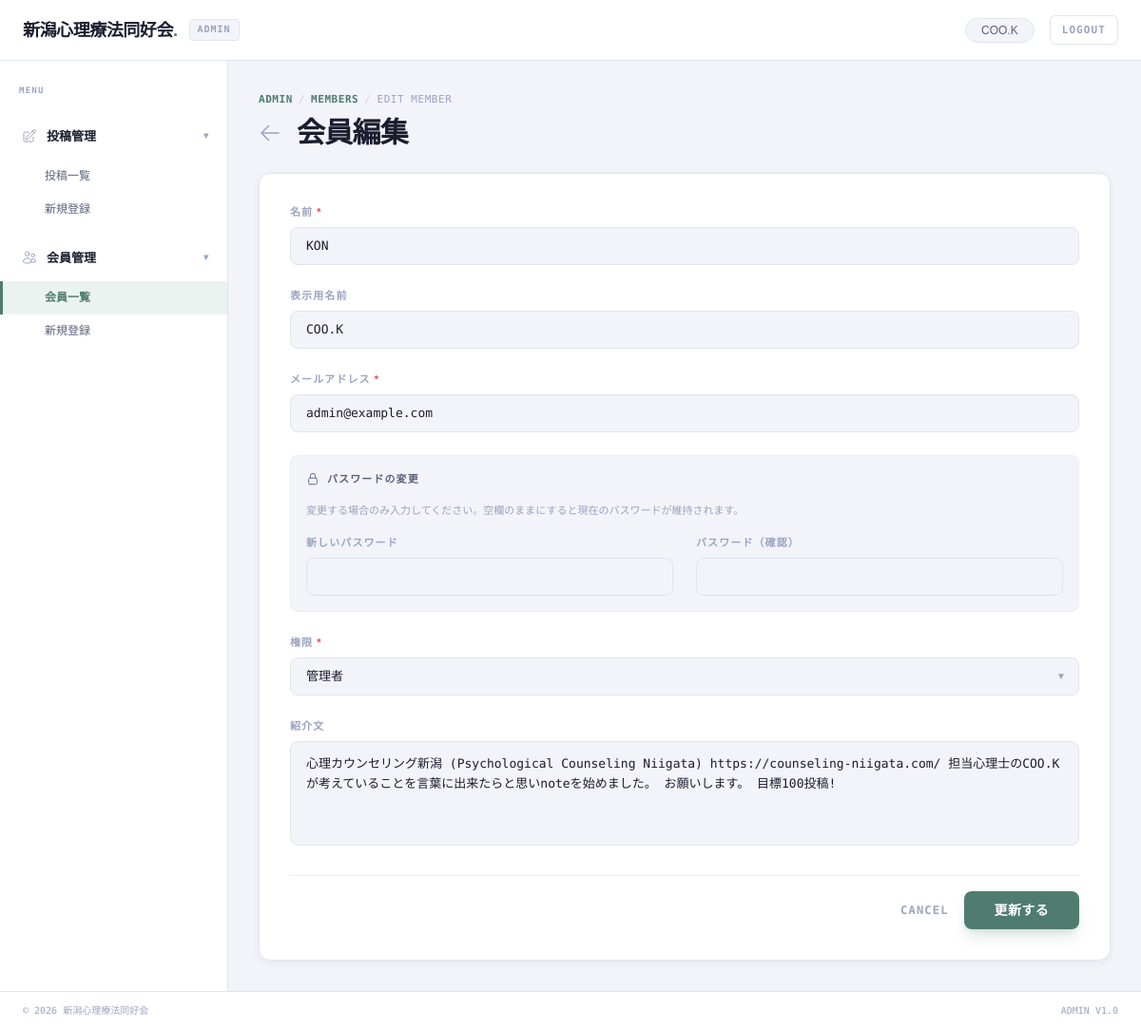
Page /admin/users/1/edit (signed in) on the committed database.
### app/models.py (models this page shows, shortened)
class User(db.Model, UserMixin):
    __tablename__ = 'users'
    id = db.Column(db.Integer, primary_key=True, autoincrement=True)
    name = db.Column(db.Text, nullable=False)
    display_name = db.Column(db.Text, nullable=True)
    email = db.Column(db.Text, nullable=False, unique=True)
    password_hash = db.Column(db.Text, nullable=False)
    role = db.Column(db.Text, nullable=False, default='member')
    profile = db.Column(db.Text)
    created_at = db.Column(db.DateTime, default=datetime.utcnow)
    updated_at = db.Column(db.DateTime, default=datetime.utcnow, onupdate=datetime.utcnow)
    posts = db.relationship('Post', backref='author', lazy=True)
    comments = db.relationship('Comment', backref='user', lazy=True)
    @property
    def display_name_or_name(self):
        if self.display_name and self.display_name.strip():
            return self.display_name.strip()
        return self.name

### app/blueprints/admin/routes.py (the view, shortened to what this page needs)
@admin_bp.route('/users/<int:id>/edit', methods=['GET', 'POST'])
@login_required
def admin_user_edit(id):
    user = User.query.get_or_404(id)
    return render_template('admin/admin_user_edit.html', user=user, active_menu='user_list')

### app/__init__.py (called while the page is built)
def create_app():
    app = Flask(__name__)
    from config import Config
    app.config.from_object(Config)
    db.init_app(app)
    login_manager = LoginManager()
    login_manager.login_view = 'auth.login'
    login_manager.init_app(app)
    @login_manager.user_loader
    def load_user(user_id):
        return User.query.get(int(user_id))
    from app.blueprints.main import main_bp
    app.register_blueprint(main_bp)
    from app.blueprints.auth import auth_bp
    app.register_blueprint(auth_bp, url_prefix='/auth')
    from app.blueprints.admin import admin_bp
    app.register_blueprint(admin_bp, url_prefix='/admin')
    @app.route('/blog/detail')
    def blog_detail():
        return render_template('blog_detail.html')
    return app

### app/blueprints/admin/templates/admin/admin_user_edit.html (shortened to what this page needs)
{% extends "admin/admin_base.html" %}
{% set active_menu = 'user_list' %}
{% block main_content %}
<div class="flex flex-col gap-2">
    <div class="flex items-center gap-1.5 text-[11px] font-mono-dm text-custom-text-muted uppercase tracking-wider">
        <span class="text-custom-accent font-bold">Admin</span>
        <span class="opacity-40">/</span>
        <span class="text-custom-accent font-bold">Members</span>
        <span class="opacity-40">/</span>
        <span>Edit Member</span>
    </div>
    <div class="flex items-center gap-4">
        <a href="{{ url_for('admin.admin_users') }}"
            class="text-custom-text-muted hover:text-custom-accent transition-colors">
            <svg xmlns="http://www.w3.org/2000/svg" fill="none" viewBox="0 0 24 24" stroke-width="1.5"
                stroke="currentColor" class="w-6 h-6">
                <path stroke-linecap="round" stroke-linejoin="round" d="M10.5 19.5 3 12m0 0 7.5-7.5M3 12h18" />
            </svg>
        </a>
        <h1 class="text-2xl md:text-3xl font-header-sans font-bold text-custom-text-primary tracking-tight">会員編集</h1>
    </div>
</div>
<div class="bg-white border border-custom-border rounded-custom shadow-custom-sm overflow-hidden">
    <form action="{{ url_for('admin.admin_user_edit', id=user.id) }}" method="POST"
        class="p-6 md:p-8 flex flex-col gap-6">
        <div>
            <label for="name" class="label-admin">名前 <span class="text-red-500">*</span></label>
            <input type="text" id="name" name="name" value="{{ values.name if values else user.name }}"
                placeholder="例：山田 花子" class="input-admin {{ 'border-red-500' if errors and errors.name else '' }}"
                required>
        </div>
        <div>
            <label for="display_name" class="label-admin">表示用名前</label>
            <input type="text" id="display_name" name="display_name" value="{{ values.display_name if values else user.display_name or '' }}"
                placeholder="記事・ブログで表示する名前（未入力の場合は名前を使用）" class="input-admin">
        </div>
        <div>
            <label for="email" class="label-admin">メールアドレス <span class="text-red-500">*</span></label>
            <input type="email" id="email" name="email" value="{{ values.email if values else user.email }}"
                placeholder="example@niigata-psy.jp"
                class="input-admin {{ 'border-red-500' if errors and errors.email else '' }}" required>
        </div>
        <div class="bg-custom-surface-2 p-4 rounded-lg flex flex-col gap-4 border border-custom-border-light">
            <div
                class="text-[11px] font-bold text-custom-text-secondary uppercase tracking-widest flex items-center gap-2">
                パスワードの変更
            </div>
            <p class="text-[11px] text-custom-text-muted mt-minus-1">変更する場合のみ入力してください。空欄のままにすると現在のパスワードが維持されます。</p>
            <div class="grid grid-cols-1 md:grid-cols-2 gap-6">
                <div>
                    <label for="password" class="label-admin">新しいパスワード</label>
                    <input type="password" id="password" name="password"
                        class="input-admin {{ 'border-red-500' if errors and errors.password else '' }}">
                </div>
                <div>
                    <label for="password_confirm" class="label-admin">パスワード（確認）</label>
                    <input type="password" id="password_confirm" name="password_confirm"
                        class="input-admin {{ 'border-red-500' if errors and errors.password_confirm else '' }}">
                </div>
            </div>
        </div>
        <div>
            <label for="role" class="label-admin">権限 <span class="text-red-500">*</span></label>
            <div class="relative">
                <select id="role" name="role" class="input-admin appearance-none cursor-pointer pr-10">
                    {% set current_role = values.role if values else user.role %}
                    <option value="admin" {{ 'selected' if current_role=='admin' }}>管理者</option>
                </select>
                <span
                    class="absolute right-3.5 top-1/2 -translate-y-1/2 text-[10px] text-custom-text-muted pointer-events-none">▼</span>
            </div>
        </div>
        <div>
            <label for="bio" class="label-admin">紹介文</label>
            <textarea id="bio" name="bio" rows="4" placeholder="会員プロフィールに表示される紹介文を入力してください。"
                class="input-admin h-auto py-3 resize-none">{{ values.bio if values else user.profile }}</textarea>
        </div>
        <div class="flex items-center justify-end gap-4 pt-4 border-t border-custom-border-light">
            <a href="{{ url_for('admin.admin_users') }}"
                class="text-xs font-bold text-custom-text-muted hover:text-custom-text-secondary transition-colors uppercase tracking-widest font-mono-dm">Cancel</a>
            <button type="submit" class="btn-admin-primary px-8 py-2.5 text-sm">
                更新する
            </button>
        </div>
    </form>
</div>
{% endblock %}

### app/blueprints/admin/templates/admin/admin_base.html (shortened to what this page needs)
<!DOCTYPE html>
<html lang="ja">
<head>
    <script src="https://cdn.tailwindcss.com"></script>
</head>
<body>
    <div class="grid grid-rows-[64px_1fr] md:grid-cols-[240px_1fr] min-h-screen relative w-full overflow-x-hidden">
        <header
            class="col-span-1 md:col-span-2 bg-white border-b border-custom-border flex items-center px-4 md:px-6 sticky top-0 z-50">
            <div class="font-header-sans font-bold text-lg text-custom-text-primary tracking-tight">
                新潟心理療法同好会<span class="text-custom-accent">.</span>
            </div>
            <div
                class="ml-2 md:ml-3 px-2 py-0.5 bg-custom-surface-2 border border-custom-border rounded text-[10px] font-bold text-custom-text-muted font-mono-dm uppercase tracking-widest">
                Admin
            </div>
            <div class="ml-auto flex items-center gap-2 md:gap-4">
                <div
                    class="hidden sm:flex items-center px-4 py-1 bg-custom-surface-2 border border-custom-border rounded-full">
                    <span class="text-xs font-medium text-custom-text-secondary">{{ current_user.display_name_or_name }}</span>
                </div>
                <a href="{{ url_for('auth.logout') }}"
                    class="text-[10px] md:text-[11px] font-mono-dm text-custom-text-muted border border-custom-border px-2.5 md:px-3 py-1.5 rounded-md bg-white hover:bg-custom-surface-2 transition-colors uppercase tracking-widest font-bold">
                    Logout
                </a>
            </div>
        </header>
        <aside id="sidebar"
            class="fixed md:static inset-y-0 left-0 w-[240px] bg-white border-r border-custom-border py-6 flex flex-col gap-1 overflow-y-auto z-50 -translate-x-full md:translate-x-0 transition-transform duration-300 ease-in-out shadow-custom md:shadow-none">
            <div class="px-5 mb-2 text-[9px] font-bold text-custom-text-muted uppercase tracking-[0.14em] font-mono-dm">
                Menu</div>
            <div
                class="sidebar-item font-semibold text-custom-text-primary flex justify-between items-center group mt-2">
                <div class="flex items-center gap-2.5">
                    <span class="text-custom-text-muted group-hover:text-custom-accent transition-colors">
                    </span>
                    <span>投稿管理</span>
                </div>
                <span
                    class="text-[10px] text-custom-text-muted group-hover:text-custom-text-primary transition-colors">▾</span>
            </div>
            <div class="flex flex-col">
                <a href="{{ url_for('admin.post_list') }}"
                    class="sidebar-sub-item {% if active_menu == 'post_list' %}active{% endif %}">投稿一覧</a>
                <a href="{{ url_for('admin.create_post') }}"
                    class="sidebar-sub-item {% if active_menu == 'post_new' %}active{% endif %}">新規登録</a>
            </div>
            <div
                class="sidebar-item font-semibold text-custom-text-primary flex justify-between items-center group mt-2">
                <div class="flex items-center gap-2.5">
                    <span class="text-custom-text-muted group-hover:text-custom-accent transition-colors">
                    </span>
                    <span>会員管理</span>
                </div>
                <span
                    class="text-[10px] text-custom-text-muted group-hover:text-custom-text-primary transition-colors">▾</span>
            </div>
            <div class="flex flex-col">
                <a href="{{ url_for('admin.admin_users') }}"
                    class="sidebar-sub-item {% if active_menu == 'user_list' %}active{% endif %}">会員一覧</a>
                <a href="{{ url_for('admin.admin_user_new') }}"
                    class="sidebar-sub-item {% if active_menu == 'user_new' %}active{% endif %}">新規登録</a>
            </div>
        </aside>
        <main class="p-4 md:p-8 flex flex-col gap-6 min-w-0">
            {% block main_content %}{% endblock %}
        </main>
        <footer
            class="md:col-span-2 h-10 bg-white border-t border-custom-border flex items-center justify-between px-6 text-[10px] text-custom-text-muted font-mono-dm shrink-0 sticky bottom-0 z-50">
            <span>© 2026 新潟心理療法同好会</span>
            <div class="hidden sm:flex gap-4">
                <span>ADMIN V1.0</span>
            </div>
        </footer>
    </div>
</body>
</html>

### rows in the picture
User: display_name_or_name "COO.K", name "KON", display_name "COO.K", email "admin@example.com", bio "心理カウンセリング新潟 (Psychological Counseling Niigata) https://counseling-niigata.com/ 担当心理士のCOO.Kが考えていることを言葉に出来たらと思いnoteを始めました。 お願いします。 目標100投稿!"
